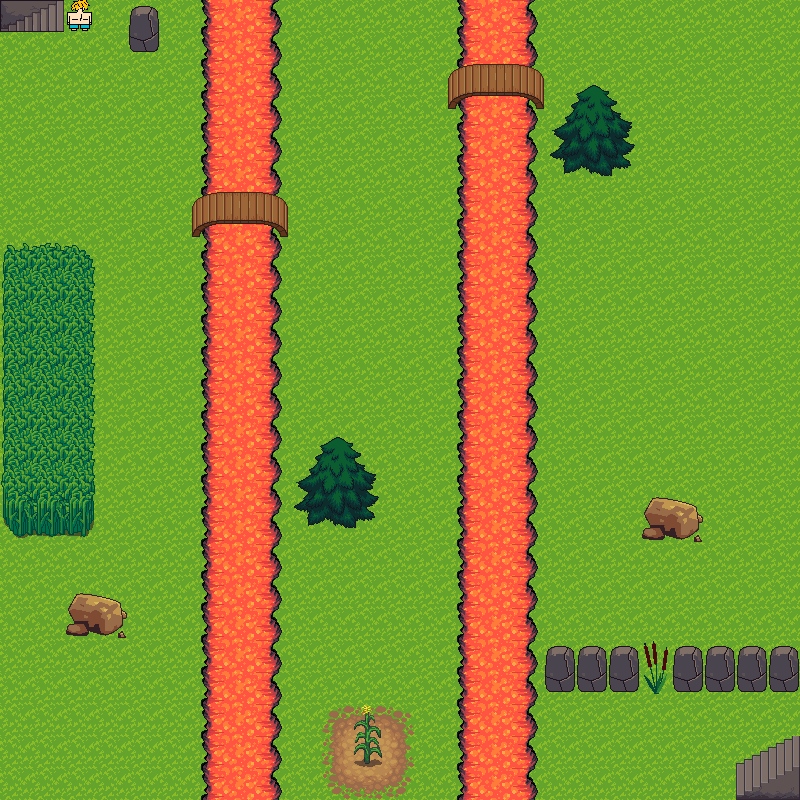

This is a level from a 2D game, rendered from its Tiled map with the project's own tilesets. A one-line summary and the map file follow, with tile-layer data summarised:
An orthogonal 25x25 tile map with 32x32 px tiles, 5 tile layers (glass, lava, bridge, lives, ...), 2 tilesets.

<map version="1.0" tiledversion="2017.08.29" orientation="orthogonal" renderorder="right-down" width="25" height="25" tilewidth="32" tileheight="32" infinite="0" nextobjectid="1">
 <tileset firstgid="1" name="west_rpg" tilewidth="32" tileheight="32" tilecount="1024" columns="32">
  <image source="west_rpg.png" width="1024" height="1024" />
 </tileset>
 <tileset firstgid="1025" name="the_man_set" tilewidth="32" tileheight="32" tilecount="2" columns="2">
  <image source="the_man_set.png" width="64" height="32" />
 </tileset>
 <layer name="glass" width="25" height="25">
  <data>[625 cells, 625 non-empty, 1 distinct tile ids]</data>
 </layer>
 <layer name="lava" width="25" height="25">
  <data>[625 cells, 159 non-empty, 12 distinct tile ids]</data>
 </layer>
 <layer name="bridge" width="25" height="25">
  <data>[625 cells, 14 non-empty, 8 distinct tile ids]</data>
 </layer>
 <layer name="lives" width="25" height="25">
  <data>[625 cells, 1 non-empty, 1 distinct tile ids]</data>
 </layer>
 <layer name="objs" width="25" height="25">
  <data>[625 cells, 86 non-empty, 38 distinct tile ids]</data>
 </layer>
</map>
